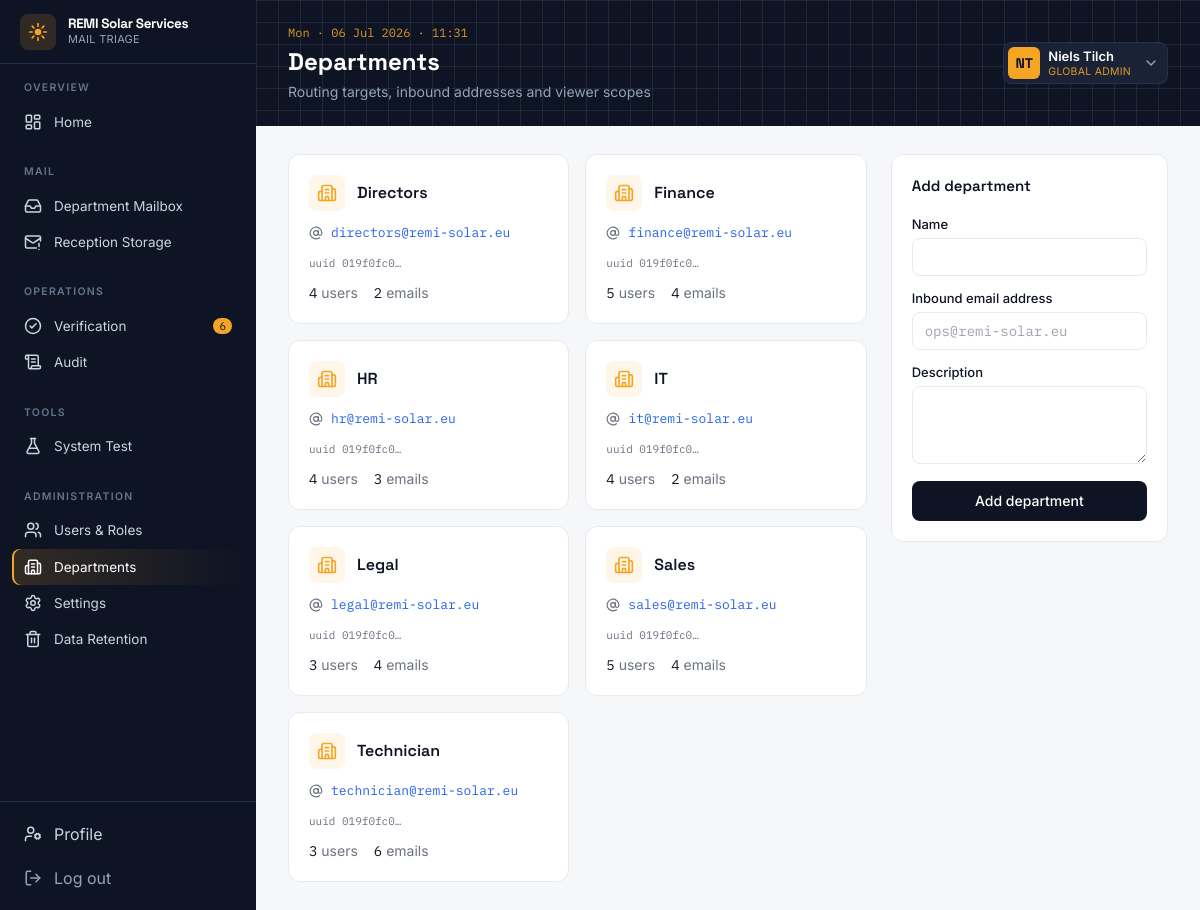
The page /departments (signed in) on the database its author committed.
### tables this page shows
CREATE TABLE users (
  id            INTEGER PRIMARY KEY AUTOINCREMENT,
  uuid          TEXT UNIQUE,             -- UUIDv7
  full_name     TEXT NOT NULL,
  email         TEXT NOT NULL UNIQUE,
  password_hash TEXT NOT NULL,            -- bcrypt hash
  role_id       INTEGER NOT NULL REFERENCES roles(id),
  department_id INTEGER REFERENCES departments(id),
  is_active     INTEGER NOT NULL DEFAULT 1,
  mfa_enabled   INTEGER NOT NULL DEFAULT 0,
  mfa_secret    TEXT,                     -- base32 TOTP secret (set when MFA enabled)
  last_login_at TEXT,
  created_at    TEXT NOT NULL DEFAULT (datetime('now'))
);

CREATE TABLE roles (
  id          INTEGER PRIMARY KEY AUTOINCREMENT,
  name        TEXT NOT NULL UNIQUE,
  description TEXT
);

CREATE TABLE departments (
  id            INTEGER PRIMARY KEY AUTOINCREMENT,
  uuid          TEXT UNIQUE,             -- UUIDv7
  name          TEXT NOT NULL UNIQUE,
  email_address TEXT UNIQUE,              -- e.g. it@remi-solar.eu
  description   TEXT
);

### app.py (the view)
@app.route("/departments")
@page_guard("departments")
def departments():
    rows = db().execute("""
        SELECT d.*, (SELECT COUNT(*) FROM users WHERE department_id=d.id) AS n_users,
               (SELECT COUNT(*) FROM routing_assignments WHERE department_id=d.id) AS n_mail
        FROM departments d ORDER BY d.name
    """).fetchall()
    return render_template("departments.html", depts=rows)

### app.py (called while the page is built)
def db():
    if "db" not in g:
        g.db = sqlite3.connect(DB_PATH)
        g.db.row_factory = sqlite3.Row
        g.db.execute("PRAGMA foreign_keys = ON;")
    return g.db

def current_user():
    uid = session.get("user_id")
    if not uid:
        return None
    return db().execute(
        """SELECT u.*, r.name AS role_name, d.name AS dept_name
           FROM users u JOIN roles r ON u.role_id = r.id
           LEFT JOIN departments d ON u.department_id = d.id
           WHERE u.id = ?""", (uid,)
    ).fetchone()

def login_required(view):
    @functools.wraps(view)
    def wrapped(*a, **kw):
        if not session.get("user_id"):
            return redirect(url_for("login"))
        return view(*a, **kw)
    return wrapped

def page_guard(page_key):
    def deco(view):
        @functools.wraps(view)
        @login_required
        def wrapped(*a, **kw):
            user = current_user()
            if user["role_name"] not in PAGE_ROLES.get(page_key, set()):
                abort(403)
            return view(*a, **kw)
        return wrapped
    return deco

@app.context_processor
def inject_nav():
    user = current_user()
    if not user:
        return {"user": None, "nav": [], "active": request.endpoint}
    role = user["role_name"]
    visible = []
    for section, items in NAV:
        allowed = [(k, label, icon) for k, label, icon, roles in items if role in roles]
        if allowed:
            visible.append((section, allowed))
    pending = db().execute("SELECT COUNT(*) c FROM review_tasks WHERE status='pending'").fetchone()["c"]
    now = dt.datetime.now().strftime("%a · %d %b %Y · %H:%M")
    return {"user": user, "nav": visible, "active": request.endpoint,
            "pending_reviews": pending, "now": now}

### templates/departments.html (shortened to what this page needs)
{% extends "base.html" %}
{% block heading %}Departments{% endblock %}
{% block subheading %}Routing targets, inbound addresses and viewer scopes{% endblock %}
{% block content %}
<div class="grid grid-cols-1 lg:grid-cols-3 gap-6">
  <section class="lg:col-span-2 grid grid-cols-1 sm:grid-cols-2 gap-4">
    {% for d in depts %}
    <div class="bg-card border border-line rounded-xl p-5">
      <div class="flex items-center gap-3 mb-3">
        <div class="w-9 h-9 rounded-lg bg-sun/10 grid place-items-center"><i data-lucide="building-2" class="w-5 h-5 text-sun"></i></div>
        <h3 class="font-display font-semibold">{{ d.name }}</h3>
      </div>
      <div class="flex items-center gap-2 text-[13px] mb-3">
        <i data-lucide="at-sign" class="w-3.5 h-3.5 text-muted"></i>
        <span class="font-mono text-panel">{{ d.email_address or 'no address set' }}</span>
      </div>
      <div class="text-[11px] font-mono text-muted mb-3" title="{{ d.uuid }}">uuid {{ d.uuid[:8] }}…</div>
      <div class="flex gap-4 text-sm">
        <span class="text-muted"><span class="font-mono text-ink">{{ d.n_users }}</span> users</span>
        <span class="text-muted"><span class="font-mono text-ink">{{ d.n_mail }}</span> emails</span>
      </div>
    </div>
    {% endfor %}
  </section>
  <section class="bg-card border border-line rounded-xl p-5 h-fit">
    <h2 class="font-display font-semibold text-[15px] mb-4">Add department</h2>
    <form method="post" action="{{ url_for('departments_create') }}" class="space-y-3 text-sm">
      <div><label class="block text-[13px] font-medium mb-1">Name</label>
        <input name="name" required class="w-full border border-line rounded-lg px-3 py-2 focus:outline-none focus:ring-2 focus:ring-sun/40"></div>
      <div><label class="block text-[13px] font-medium mb-1">Inbound email address</label>
        <input name="email_address" type="email" placeholder="ops@remi-solar.eu" class="w-full border border-line rounded-lg px-3 py-2 font-mono focus:outline-none focus:ring-2 focus:ring-sun/40"></div>
      <div><label class="block text-[13px] font-medium mb-1">Description</label>
        <textarea name="description" rows="3" class="w-full border border-line rounded-lg px-3 py-2 focus:outline-none focus:ring-2 focus:ring-sun/40"></textarea></div>
      <button class="w-full bg-ink text-white font-medium rounded-lg py-2.5 hover:bg-inksoft transition">Add department</button>
    </form>
  </section>
</div>
{% endblock %}

### templates/base.html (shortened to what this page needs)
<!DOCTYPE html>
<html lang="en">
<head>
<script src="https://cdn.tailwindcss.com"></script>
</head>
<body class="font-sans text-ink bg-surface">
<div class="flex min-h-screen">
  <aside class="w-64 shrink-0 bg-ink text-slate-300 flex flex-col fixed h-screen z-10">
    <div class="px-5 h-16 flex items-center gap-3 border-b border-inkline">
      <div class="w-9 h-9 rounded-lg bg-sun/15 grid place-items-center">
        <svg viewBox="0 0 24 24" class="w-5 h-5 text-sun" fill="none" stroke="currentColor" stroke-width="2" stroke-linecap="round">
          <circle cx="12" cy="12" r="4" fill="currentColor" stroke="none"/>
          <path d="M12 2v3M12 19v3M2 12h3M19 12h3M5 5l2 2M17 17l2 2M19 5l-2 2M7 17l-2 2"/>
        </svg>
      </div>
      <div class="leading-tight min-w-0">
        <div class="font-display font-bold text-white text-[13.5px] whitespace-nowrap tracking-tight">REMI Solar Services</div>
        <div class="text-[11px] tracking-wide text-slate-400 uppercase">Mail Triage</div>
      </div>
    </div>
    <nav class="flex-1 overflow-y-auto py-4 px-3 space-y-6 text-[13.5px]">
      {% for section, items in nav %}
      <div>
        <p class="px-3 mb-2 text-[10.5px] font-semibold tracking-[.12em] text-slate-500 uppercase">{{ section }}</p>
        {% for key, label, icon in items %}
        <a href="{{ url_for(key) }}"
           class="nav-item flex items-center gap-3 px-3 py-2 rounded-lg {{ 'nav-active' if active==key }}">
          <i data-lucide="{{ icon }}" class="w-[18px] h-[18px]"></i>{{ label }}
          {% if key=='verification' and pending_reviews %}
          <span class="ml-auto text-[11px] font-mono bg-sun text-ink rounded-full px-1.5">{{ pending_reviews }}</span>
          {% endif %}
        </a>
        {% endfor %}
      </div>
      {% endfor %}
    </nav>
    <div class="px-3 py-3 border-t border-inkline space-y-1">
      <a href="{{ url_for('profile') }}" class="nav-item flex items-center gap-3 px-3 py-2 rounded-lg {{ 'nav-active' if active=='profile' }}">
        <i data-lucide="user-cog" class="w-[18px] h-[18px]"></i>Profile</a>
      <a href="{{ url_for('logout') }}" class="nav-item flex items-center gap-3 px-3 py-2 rounded-lg text-slate-400">
        <i data-lucide="log-out" class="w-[18px] h-[18px]"></i>Log out</a>
    </div>
  </aside>
  <main class="flex-1 ml-64 min-w-0">
    <header class="bg-ink text-white">
      <div class="grid-tex">
        <div class="px-8 py-6 flex items-center justify-between">
          <div>
            <p class="text-[12px] font-mono text-sun/90 mb-1">{{ now }}</p>
            <h1 class="font-display text-2xl font-bold">{% block heading %}{% endblock %}</h1>
            <p class="text-slate-400 text-sm mt-1">{% block subheading %}{% endblock %}</p>
          </div>
          <div class="relative" x-dropdown>
            <button type="button" onclick="this.nextElementSibling.classList.toggle('hidden')"
              class="flex items-center gap-2 bg-inksoft border border-inkline rounded-lg pl-1 pr-2 py-1 hover:border-sun/50 transition">
              <div class="w-8 h-8 rounded-md bg-sun text-ink grid place-items-center font-display font-bold text-sm">
                {{ user.full_name.split()|map('first')|join|upper }}</div>
              <div class="leading-tight text-left">
                <div class="text-[13px] font-semibold">{{ user.full_name }}</div>
                <div class="text-[10.5px] text-sun/90 uppercase tracking-wide">{{ user.role_name.replace('_',' ').replace(' administrator',' admin') }}</div>
              </div>
              <i data-lucide="chevron-down" class="w-4 h-4 text-slate-400 ml-1"></i>
            </button>
          </div>
        </div>
      </div>
    </header>
    <div class="px-8 py-7 space-y-6">
      {% block content %}{% endblock %}
    </div>
  </main>
</div>
</body>
</html>

### templates/base.html (style rules this page uses)
.nav-item { transition:all .15s ease }
.nav-active { background:linear-gradient(90deg,rgba(245,165,36,.16),transparent);box-shadow:inset 2px 0 0 #F5A524;color:#fff }
.grid-tex { background-image:linear-gradient(#ffffff14 1px,transparent 1px),linear-gradient(90deg,#ffffff14 1px,transparent 1px);background-size:22px 22px }

### rows shown on the page
users: full_name "Niels Tilch"
roles: role_name.replace "GLOBAL ADMIN"
departments: name "Directors", email_address "directors@remi-solar.eu", uuid "019f0fc0", n_users "4", n_mail "2"
departments: name "Finance", email_address "finance@remi-solar.eu", uuid "019f0fc0", n_users "5", n_mail "4"
departments: name "HR", email_address "hr@remi-solar.eu", uuid "019f0fc0", n_users "4", n_mail "3"
departments: name "IT", email_address "it@remi-solar.eu", uuid "019f0fc0", n_users "4", n_mail "2"
departments: name "Legal", email_address "legal@remi-solar.eu", uuid "019f0fc0", n_users "3", n_mail "4"
departments: name "Sales", email_address "sales@remi-solar.eu", uuid "019f0fc0", n_users "5", n_mail "4"
departments: name "Technician", email_address "technician@remi-solar.eu", uuid "019f0fc0", n_users "3", n_mail "6"

### other values the page prints
{{ section }} "OVERVIEW" "MAIL" "OPERATIONS" "TOOLS" "ADMINISTRATION"
{{ label }} "Home" "Department Mailbox" "Reception Storage" "Verification" "Audit" "System Test" "Users & Roles" "Departments" "Settings" "Data Retention"
{{ pending_reviews }} "6"
{{ user.full_name.split()|map('first')|join|upper }} "NT"
